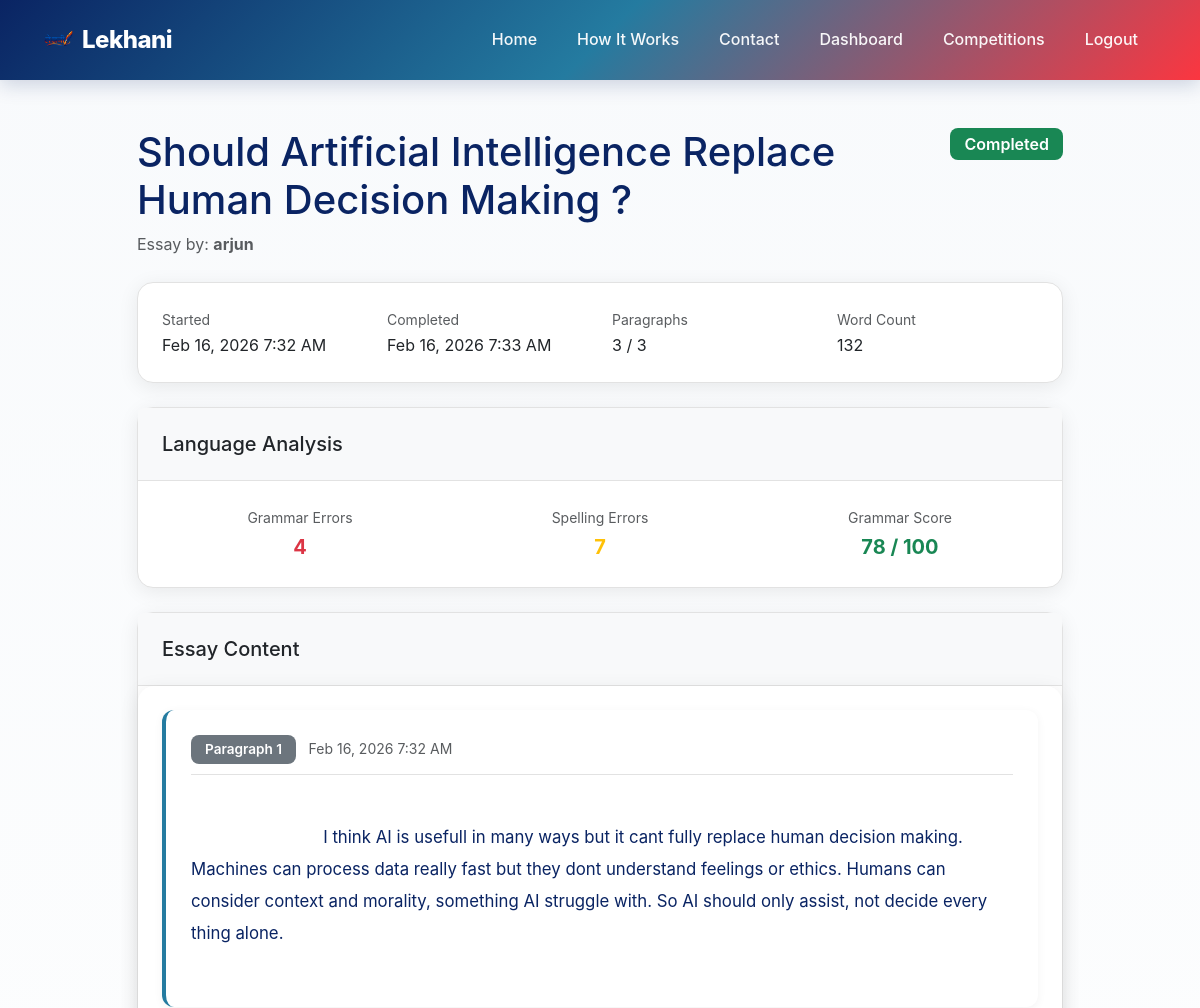
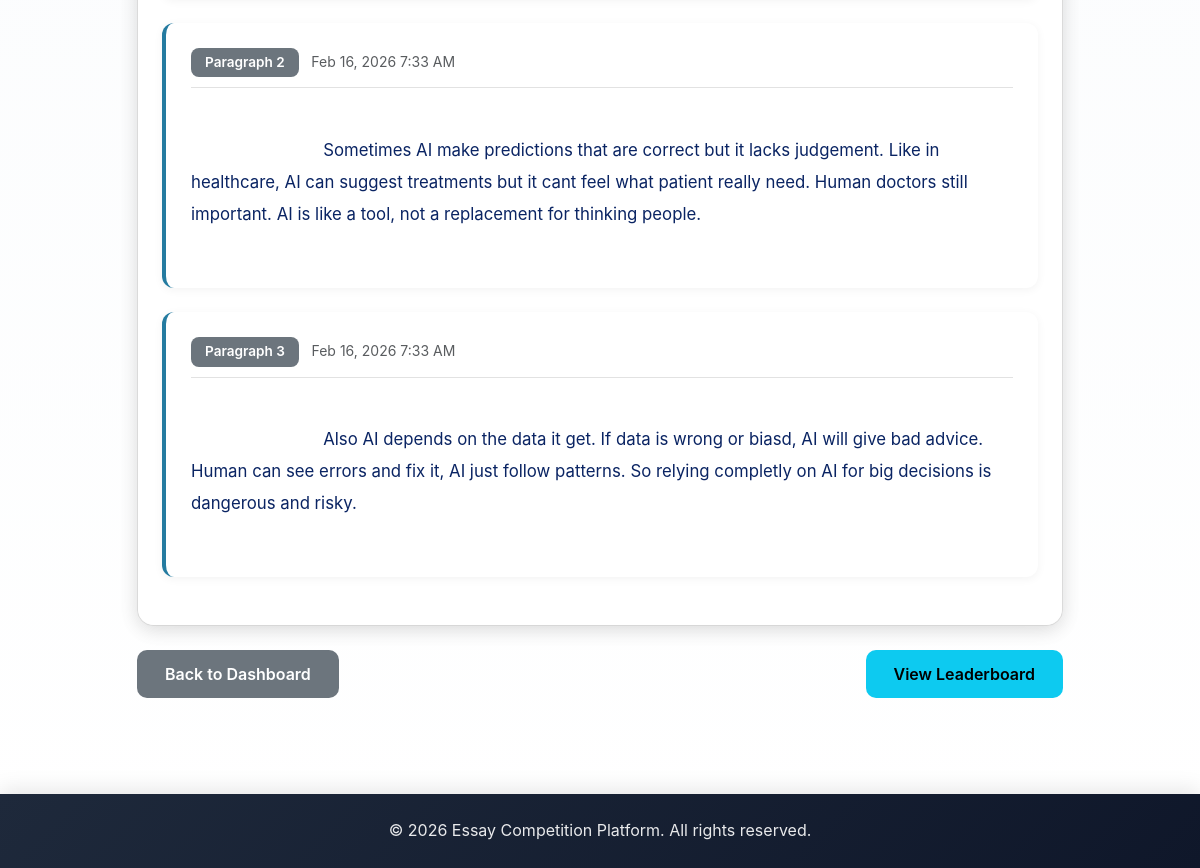
Page /essay/10/ (signed in) on the committed database (2 pictures, top to bottom).
### competition/models.py (models this page shows, shortened)
class Essay(models.Model):
    STATUS_CHOICES = [
        ('in_progress', 'In Progress'),
        ('completed', 'Completed'),
        ('locked', 'Locked'),
    ]
    user = models.ForeignKey(User, on_delete=models.CASCADE, related_name='essays')
    competition = models.ForeignKey(Competition, on_delete=models.CASCADE, related_name='essays')
    status = models.CharField(max_length=15, choices=STATUS_CHOICES, default='in_progress')
    started_at = models.DateTimeField(auto_now_add=True)
    completed_at = models.DateTimeField(null=True, blank=True)
    word_count = models.PositiveIntegerField(default=0)
    grammar_errors = models.PositiveIntegerField(default=0)
    spelling_errors = models.PositiveIntegerField(default=0)
    grammar_score = models.PositiveIntegerField(default=100)
    final_score = models.FloatField(default=0)   # ⭐ NEW FIELD
    def current_paragraph_count(self):
        return self.paragraphs.count()
    class Meta:
        ordering = ['-started_at']
        unique_together = ['user', 'competition']
        verbose_name = 'Essay'
        verbose_name_plural = 'Essays'

class Competition(models.Model):
    title = models.CharField(max_length=200)
    description = models.TextField()
    start_date = models.DateTimeField()
    end_date = models.DateTimeField()
    max_paragraphs = models.PositiveIntegerField()
    created_at = models.DateTimeField(auto_now_add=True)
    updated_at = models.DateTimeField(auto_now=True)
    def has_ended(self):
        return timezone.now() > self.end_date
    class Meta:
        ordering = ['-start_date']
        verbose_name = 'Competition'
        verbose_name_plural = 'Competitions'

class Paragraph(models.Model):
    essay = models.ForeignKey(Essay, on_delete=models.CASCADE, related_name='paragraphs')
    order = models.PositiveIntegerField()
    content = models.TextField()
    created_at = models.DateTimeField(auto_now_add=True)
    class Meta:
        ordering = ['order']
        unique_together = ['essay', 'order']
        verbose_name = 'Paragraph'
        verbose_name_plural = 'Paragraphs'

### competition/views.py (the view)
# urls.py: path('essay/<int:essay_id>/', views.essay_view, name='essay_view'),
@login_required
def essay_view(request, essay_id):
    essay = get_object_or_404(Essay, id=essay_id)
    if essay.user != request.user and not request.user.is_staff:
        messages.error(request, 'You do not have permission to view this essay.')
        return redirect('dashboard')
    paragraphs = essay.paragraphs.all().order_by('order')
    context = {
        'essay': essay,
        'paragraphs': paragraphs,
    }
    return render(request, 'essay_view.html', context)

### competition/templates/essay_view.html (shortened to what this page needs)
{% extends 'base.html' %}
{% block content %}
<div class="container my-5">
    <div class="row">
        <div class="col-lg-10 mx-auto">
            <div class="d-flex justify-content-between align-items-start mb-4">
                <div>
                    <h1 class="mb-2">{{ essay.competition.title }}</h1>
                    <p class="text-muted mb-0">Essay by: <strong>{{ essay.user.username }}</strong></p>
                </div>
                <div class="text-end">
                    {% if essay.status == 'in_progress' %}
                    <span class="badge bg-info fs-6">In Progress</span>
                    {% elif essay.status == 'completed' %}
                    <span class="badge bg-success fs-6">Completed</span>
                    {% elif essay.status == 'locked' %}
                    <span class="badge bg-secondary fs-6">Locked</span>
                    {% endif %}
                </div>
            </div>
            <div class="card mb-4">
                <div class="card-body">
                    <div class="row">
                        <div class="col-md-3">
                            <small class="text-muted">Started</small>
                            <div>{{ essay.started_at|date:"M d, Y g:i A" }}</div>
                        </div>
                        {% if essay.completed_at %}
                        <div class="col-md-3">
                            <small class="text-muted">Completed</small>
                            <div>{{ essay.completed_at|date:"M d, Y g:i A" }}</div>
                        </div>
                        {% endif %}
                        <div class="col-md-3">
                            <small class="text-muted">Paragraphs</small>
                            <div>{{ essay.current_paragraph_count }} / {{ essay.competition.max_paragraphs }}</div>
                        </div>
                        <div class="col-md-3">
                            <small class="text-muted">Word Count</small>
                            <div>{{ essay.word_count }}</div>
                        </div>
                    </div>
                </div>
            </div>
            {% if essay.status != 'in_progress' %}
            <div class="card mb-4">
                <div class="card-header bg-light">
                    <h5 class="mb-0">Language Analysis</h5>
                </div>
                <div class="card-body">
                    <div class="row text-center">
                        <div class="col-md-4">
                            <small class="text-muted">Grammar Errors</small>
                            <div class="fs-5 fw-bold text-danger">
                                {{ essay.grammar_errors }}
                            </div>
                        </div>
                        <div class="col-md-4">
                            <small class="text-muted">Spelling Errors</small>
                            <div class="fs-5 fw-bold text-warning">
                                {{ essay.spelling_errors }}
                            </div>
                        </div>
                        <div class="col-md-4">
                            <small class="text-muted">Grammar Score</small>
                            <div class="fs-5 fw-bold text-success">
                                {{ essay.grammar_score }} / 100
                            </div>
                        </div>
                    </div>
                </div>
            </div>
            {% endif %}
            <div class="card mb-4">
                <div class="card-header bg-light">
                    <h5 class="mb-0">Essay Content</h5>
                </div>
                <div class="card-body essay-content">
                    {% if paragraphs %}
                    {% for paragraph in paragraphs %}
                    <div class="paragraph-display mb-4">
                        <div class="paragraph-header">
                            <span class="badge bg-secondary">Paragraph {{ paragraph.order }}</span>
                            <small class="text-muted ms-2">{{ paragraph.created_at|date:"M d, Y g:i A" }}</small>
                        </div>
                        <div class="paragraph-content">
                            {{ paragraph.content }}
                        </div>
                    </div>
                    {% endfor %}
                    {% else %}
                    <p class="text-muted text-center py-5">No content has been written yet.</p>
                    {% endif %}
                </div>
            </div>
            <div class="d-flex justify-content-between">
                <a href="{% url 'dashboard' %}" class="btn btn-secondary">Back to Dashboard</a>
                <div>
                    {% if essay.competition.has_ended %}
                    <a href="{% url 'leaderboard' essay.competition.id %}" class="btn btn-info">View Leaderboard</a>
                    {% endif %}
                </div>
            </div>
        </div>
    </div>
</div>
{% endblock %}

### static/css/style.css (style rules this page uses)
:root { --primary-color: #247BA0; --primary-dark: #1a5f7d; --secondary-color: #FB3640; --accent-color: #0A2463; --success-color: #10b981; --danger-color: #FB3640; --warning-color: #f59e0b; --info-color: #247BA0; --light-bg: #f8fafc; --dark-text: #0A2463; --gray-text: #605F5E; --border-color: #E2E2E2; }
* { margin: 0; padding: 0; box-sizing: border-box; }
body { font-family: 'Inter', -apple-system, BlinkMacSystemFont, 'Segoe UI', Roboto, sans-serif; min-height: 100vh; display: flex; flex-direction: column; background: linear-gradient(to bottom, #f8fafc 0%, #ffffff 100%); color: var(--dark-text); line-height: 1.6; }
.paragraph-display { background: white; padding: 25px; border-radius: 12px; border-left: 4px solid var(--primary-color); box-shadow: 0 2px 10px rgba(0, 0, 0, 0.05); margin-bottom: 20px; transition: all 0.3s ease; }
.paragraph-header { margin-bottom: 15px; padding-bottom: 10px; border-bottom: 1px solid var(--border-color); }
.paragraph-content { color: var(--dark-text); line-height: 1.9; white-space: pre-wrap; word-wrap: break-word; font-size: 1.05rem; }
.essay-content { background: white; padding: 40px; border-radius: 16px; box-shadow: 0 4px 20px rgba(0, 0, 0, 0.08); }
.card { border: 1px solid var(--border-color); border-radius: 16px; box-shadow: 0 4px 20px rgba(0, 0, 0, 0.08); transition: all 0.3s ease; }
.card-header { border-bottom: 1px solid var(--border-color); padding: 1.5rem; background: var(--light-bg); font-weight: 600; }
.card-body { padding: 1.5rem; }
.btn { border-radius: 10px; padding: 12px 28px; font-weight: 600; transition: all 0.3s cubic-bezier(0.4, 0, 0.2, 1); border: none; position: relative; overflow: hidden; }
.btn::before { content: ''; position: absolute; top: 50%; left: 50%; width: 0; height: 0; border-radius: 50%; background: rgba(255, 255, 255, 0.2); transform: translate(-50%, -50%); transition: width 0.6s, height 0.6s; }
.badge { padding: 8px 14px; font-weight: 600; border-radius: 8px; font-size: 0.85rem; }

### competition/templates/base.html (style rules this page uses)
html { scroll-behavior: smooth; }

### rows in the picture
Essay: competition "Should Artificial Intelligence Replace Human Decision Making ?", user.username "arjun", started_at "Feb 16, 2026 7:32 AM", completed_at "Feb 16, 2026 7:33 AM", current_paragraph_count "3", competition.max_paragraphs "3", word_count "132", grammar_errors "4", spelling_errors "7", grammar_score "78"
Paragraph: order "1", created_at "Feb 16, 2026 7:32 AM", content "I think AI is usefull in many ways but it cant fully replace human decision making. Machines can process data really fast but they dont understand feelings or ethics. Humans can consider context and morality, something AI struggle with. So AI should only assist, not decide every thing alone."
Paragraph: order "2", created_at "Feb 16, 2026 7:33 AM", content "Sometimes AI make predictions that are correct but it lacks judgement. Like in healthcare, AI can suggest treatments but it cant feel what patient really need. Human doctors still important. AI is like a tool, not a replacement for thinking people."
Paragraph: order "3", created_at "Feb 16, 2026 7:33 AM", content "Also AI depends on the data it get. If data is wrong or biasd, AI will give bad advice. Human can see errors and fix it, AI just follow patterns. So relying completly on AI for big decisions is dangerous and risky."
